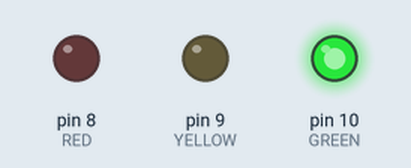
The sketch below on a simulated Arduino Uno, built with avr-gcc and run on an emulated ATmega328P. On the bench: output pins drawn as LEDs (lit = HIGH).

Above: at 2.5 s.
At 6.0 s:
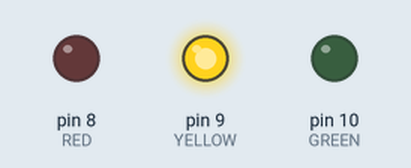
At 9.5 s:
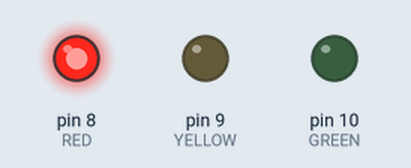
Timing chart, 0 to 15.6 s (numbered marks = the images above):
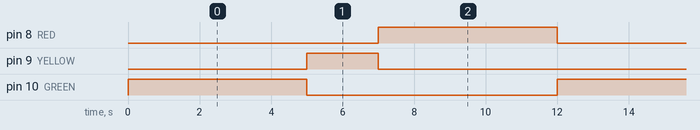

The sketch:

traffic_light.ino
```cpp
#define RED 8
#define YELLOW 9
#define GREEN 10

void setup() {
  pinMode(RED, OUTPUT);
  pinMode(YELLOW, OUTPUT);
  pinMode(GREEN, OUTPUT);
}

void loop() {
  // GREEN ON
  digitalWrite(GREEN, HIGH);
  digitalWrite(YELLOW, LOW);
  digitalWrite(RED, LOW);
  delay(5000);

  // YELLOW ON
  digitalWrite(GREEN, LOW);
  digitalWrite(YELLOW, HIGH);
  digitalWrite(RED, LOW);
  delay(2000);

  // RED ON
  digitalWrite(GREEN, LOW);
  digitalWrite(YELLOW, LOW);
  digitalWrite(RED, HIGH);
  delay(5000);
}
```

Measured:
- by itself, pin 8 (RED), pin 10 (GREEN): alternates HIGH for 5.0 s and LOW for 7.0 s
- by itself, pin 9 (YELLOW): alternates HIGH for 2.0 s and LOW for 10.0 s
- by itself, everything shown: repeats every 12.0 s, in 3 steps
